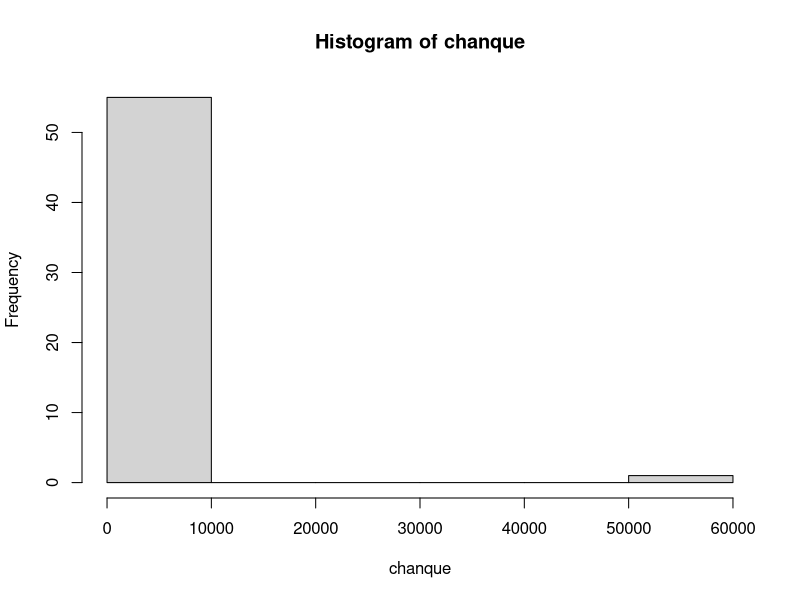
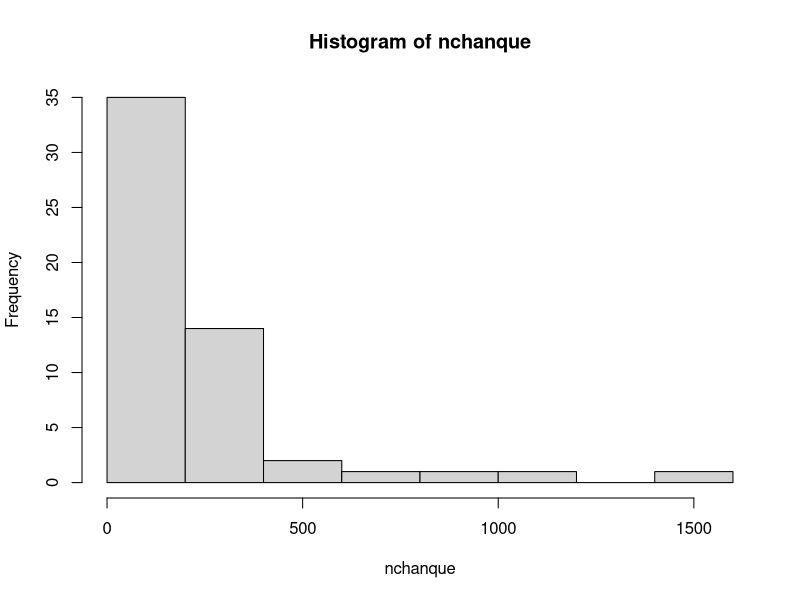
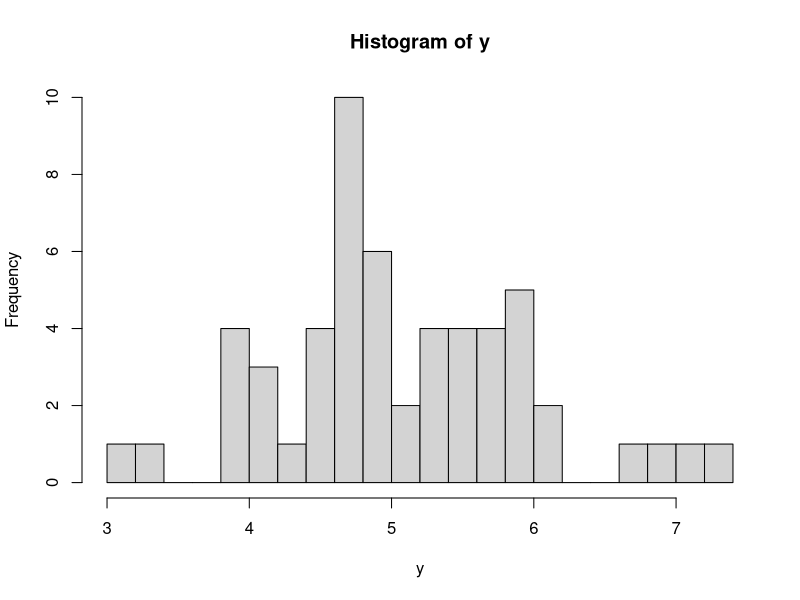
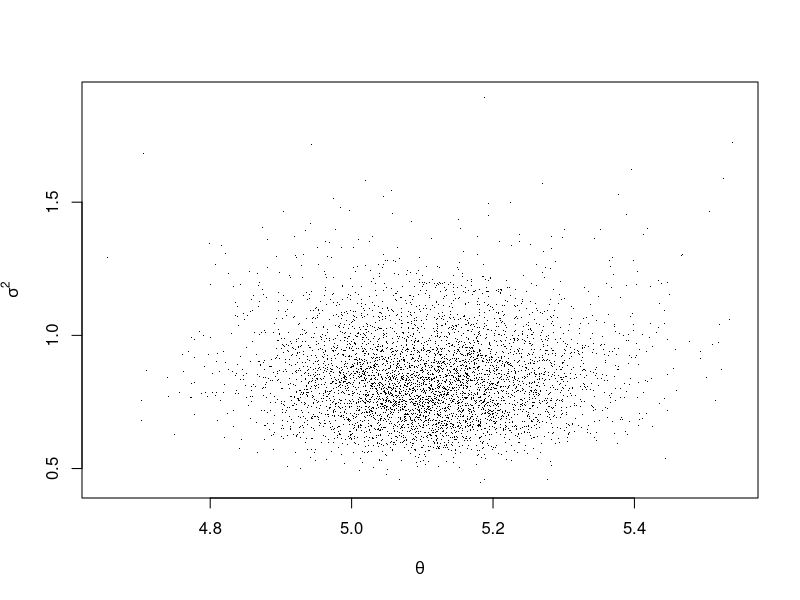
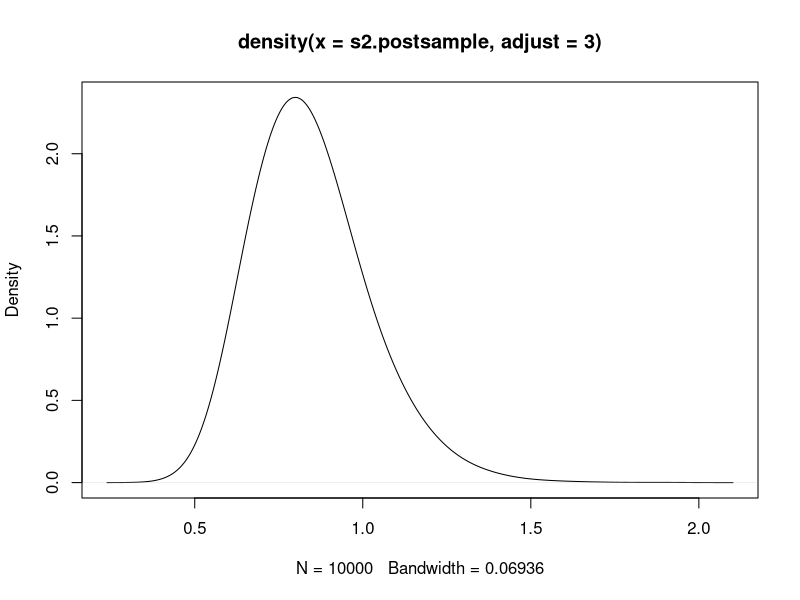
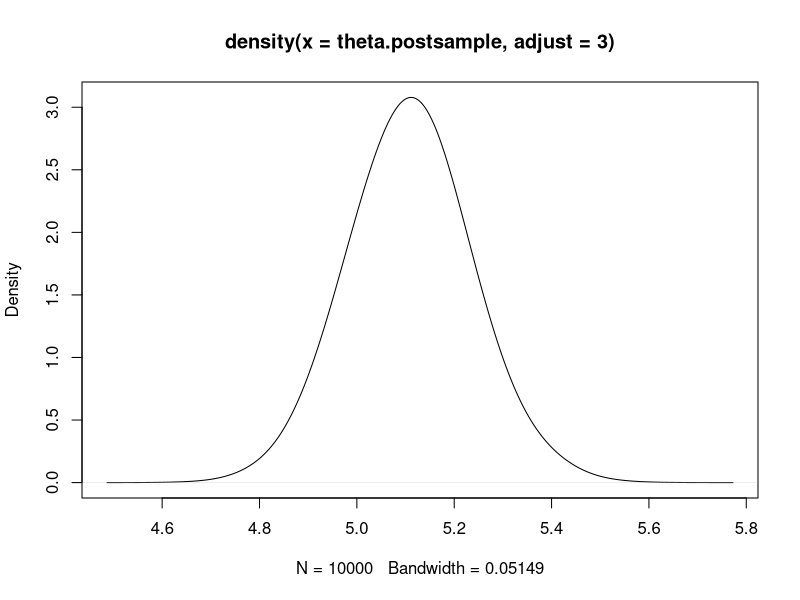

R code for these plots, in order:
## ---- chunk 1
knitr::opts_chunk$set(echo = TRUE)
## ---- chunk 2
chanque <- scan("data/data3.txt")
chanque
## ---- chunk 3
hist(chanque)
nodata<-length(chanque)
Schanque<-sort(chanque)
nchanque<-Schanque[1:nodata-1]
hist(nchanque)
y<-log(nchanque)
hist(y, breaks=17)
## ---- chunk 4
n<-length(y) ; ybar<-mean(y) ; s2<-var(y)

## ---- chunk 5
mu0 <- 7.0; k0  <- 1
s20 <- 0.9; nu0 <- 1

## posterior inference
kn<-k0+n ; nun<-nu0+n
mun<- (k0*mu0 + n*ybar)/kn  
s2n<- (nu0*s20 +(n-1)*s2 +k0*n*(ybar-mu0)^2/(kn))/(nun)
mun
s2n
## ---- chunk 6
#### Monte Carlo sampling
set.seed(1)
S<-10000
s2.postsample<-1/rgamma(S,  (nu0+n)/2, s2n*(nu0+n)/2 )
theta.postsample<-rnorm(S, mun, sqrt(s2.postsample/(k0+n)))
quantile(theta.postsample, c(.025,.975))
## ---- chunk 7
##
plot(theta.postsample[1:5000], s2.postsample[1:5000],pch=".",
   xlab=expression(theta),ylab=expression(sigma^2) )
## ---- chunk 8
plot(density(s2.postsample,adjust=3))
plot(density(theta.postsample,adjust=3))
## ---- chunk 9
##
